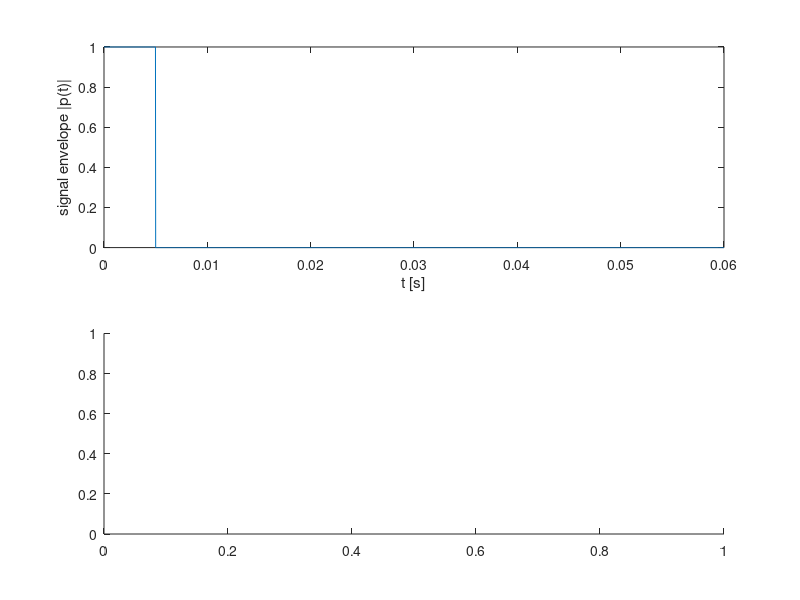

Write MATLAB code to recreate this figure. (Note: this script raises an error after producing the figure.)
%%%%%%%%%%%%%%%%%%%%%%%%%%%%%%%%%%%%%%%%%%%%%%%%%%%%%%%%%%%%%%%%%%%%%%%%%%%%%%%%%%%%%%
%
% Advanced Digital Signal Processing:
% Imaging and Image Processing
%
% Exercise 2: Problem 2
%
% Introduction into MATLAB
%
% group number : 10
% authors      : Harsha, Dinesh, Beenish
%

%% chirp signal parameters: signal p(t)
% sampling frequency [Hz]
chirp.fs = 50000;
%carrier frequency [Hz]
chirp.fc = 12000;
% Bandwidth [Hz]
chirp.B = 8000;
% Chirp pulse duration
chirp.Tp = 0.005;

%% TO DO: complete values

% Chirp rate
chirp.alpha = chirp.B/(2*chirp.Tp);
% Modified chirp carrier
chirp.beta = (chirp.fc)-(chirp.alpha*chirp.Tp);

chirp.alpha = 2*pi*chirp.alpha;
chirp.beta  = 2*pi*chirp.beta;

%% scene parameters [m]
scene.xlim = [20 30];

%% general parameters
% propagation speed in seawater [m/s]
params.c  = 1500;

%% targets (all aligned on x-axis (=sensor axis), you can assume y=0 for simplicity )
targets.x          = [20,30,21,28];  % [m]
targets.num        = length(targets.x);
targets.reflection = 0.1;

%% sensor parameters
% position of sensor
sensor.x = 0;

%% pulse (use p as a function of the time t)
p = @(t) ( (t >= 0 & t < chirp.Tp) .* exp(1i * chirp.beta * t + 1i * chirp.alpha * t.^2 ));
% p is defined as a function handle (a link) to an anonymous function of t.
% You can use p just like a function named p, with input arguments t:
% -> Example:   t = 1:N;
%               signal = p(t);


Tfinal = 3*(scene.xlim(2))/params.c;    % maximally considered signal delay

t = 0:1/chirp.fs:Tfinal;

figure;
subplot(2,1,1);
plot(t, abs(p(t))); xlabel('t [s]'); ylabel('signal envelope |p(t)|');
subplot(2,1,2);
plot(t, phase(p(t))); xlabel('t [s]'); ylabel('signal phase( p(t) )');  % quadratic

numSamples = length(t);
ee = zeros(1,numSamples);
d_n = targets.x - sensor.x;
t_n = 2*d_n/params.c;

%% TO DO: compute received signal, ee, including all target-receiver distances
for tt = 1:targets.num
    ee = ee + ((targets.reflection*p(t-t_n(tt)))/d_n(tt));
end

%% TO DO: convert to baseband (demodulation)
ee = ee .* exp(-1i*2*pi*chirp.fc*t);

figure;
subplot(2,1,1);
plot(t, abs(ee)); xlabel('t [s]'); ylabel('|ee(t)| (in baseband)');

%% TO DO: matched filter (in base band)
h_f = conj(p(Tfinal-t)).*exp(-1i*2*pi*chirp.fc*t);


%% TO DO: filter signal

ss = conv(ee,h_f);
ss = ss(numSamples:end);

subplot(2,1,2);
plot(t, abs(ss)); xlabel('t [s]'); ylabel('|ss(t)| (in baseband)');



%% spatial resolution
dx = 2/chirp.fs * params.c;

x = scene.xlim(1):dx:scene.xlim(2);

Ix = interp1(t*params.c/2, ss, x);

figure;
subplot(2,1,1); scatter(targets.x, zeros(targets.num, 1)); xlabel('range [m]'); ylabel('targets');
subplot(2,1,2); plot(x,abs(Ix)); xlabel('range [m]'); ylabel('detected targets');


